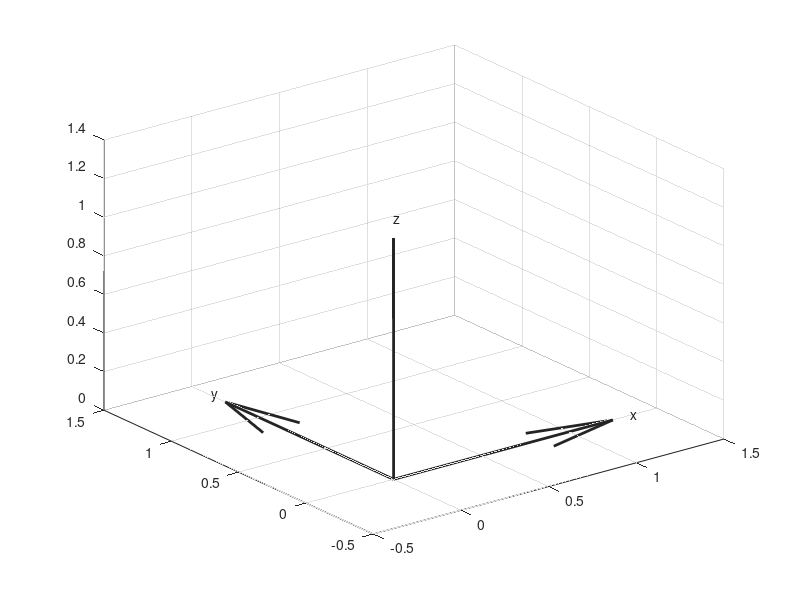

This figure's MATLAB source:
% Ultralytics 🚀 AGPL-3.0 License - https://ultralytics.com/license

function fcnplotaxes3(r)
%r = range of axes
if nargin==0; r = 1.25;  end

rt = r*1.08; %text range
x=[0 0 0];  y=[0 0 0];  z=[0 0 0];
u=[1 0 0];  v=[0 1 0];  w=[0 0 1];
c = [.7 .7 .7]*.2;
quiver3(x,y,z,u,v,w,r,'linewidth',2,'color',c);
text(rt,0,0,'x','color',c);  text(0,rt,0,'y','color',c);  text(0,0,rt,'z','color',c)
